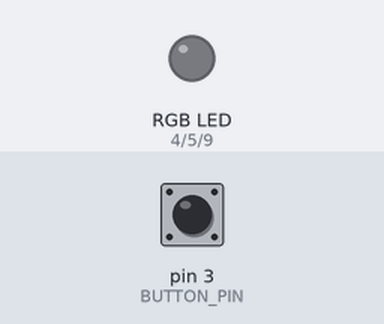
Recording of a sketch running on a simulated Arduino Uno, built with avr-gcc and run on an emulated ATmega328P. Parts: an RGB LED mixed from three pins (HIGH = lit). The test bench sets the inputs (shaded band); at power-on: pin 3 (BUTTON_PIN) HIGH.

Above: at 1.2 s.
1.3 s: pin 3 (BUTTON_PIN) pulled LOW for 0.15 s
At 1.7 s:
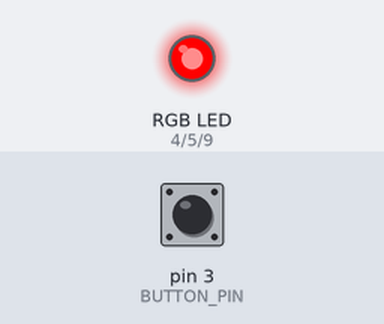
4.3 s: pin 3 (BUTTON_PIN) pulled LOW for 1 s
At 4.6 s:
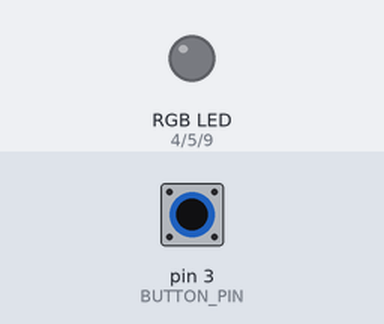
6.8 s: pin 3 (BUTTON_PIN) pulled LOW for 3.2 s
At 7.7 s:
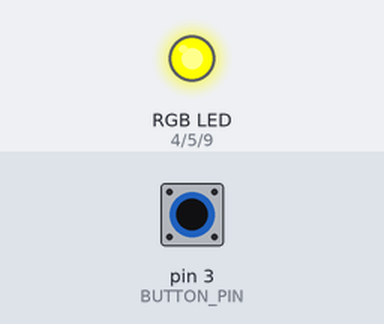
Timing chart, 0 to 17.5 s (numbered marks = the images above; inputs shaded):
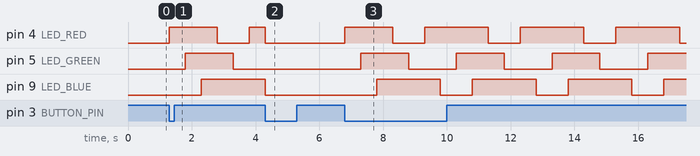

The sketch:

Microprocessors_Lab2_Q2.ino
```cpp
//Documentation: I used Claude for runLEDSequence function

#define LED_RED     4 //define buttons and LED pins
#define LED_GREEN   5
#define LED_BLUE    9 //not real, just a placeholder

#define BUTTON_PIN  3
#define STEP_DELAY  500   // 0.5 sec between steps

volatile bool gRunSequence = false; //start sequence off
volatile bool gButtonFlag = false;

int gState = 0;

void setup() {
  pinMode(LED_RED, OUTPUT); //LEDs are outputs
  pinMode(LED_GREEN, OUTPUT);
  pinMode(LED_BLUE, OUTPUT);

  pinMode(BUTTON_PIN, INPUT_PULLUP); //Button is input

  attachInterrupt(digitalPinToInterrupt(BUTTON_PIN), isr_buttonPress, FALLING); //set interrupt with falling edge for button
}

void loop() {

  if (gButtonFlag) {
    gButtonFlag = false;
    gRunSequence = !gRunSequence;   // toggle sequence ON/OFF
  }

  if (gRunSequence) { //when button is pressed an odd number of times, run sequence (state is 1)
    runLEDSequence();
    delay(STEP_DELAY);
  } else {
    turnOffLEDs(); //when not running, set LEDs to off
  }
}

void runLEDSequence() { //set each state of LEDs and sequence

  switch (gState) { //used Claude for this part as this wasn't the learning portion of activity
    case 0: // R
      digitalWrite(LED_RED, HIGH);
      digitalWrite(LED_GREEN, LOW);
      digitalWrite(LED_BLUE, LOW);
      break;

    case 1: // RG
      digitalWrite(LED_RED, HIGH);
      digitalWrite(LED_GREEN, HIGH);
      digitalWrite(LED_BLUE, LOW);
      break;

    case 2: // RGB
      digitalWrite(LED_RED, HIGH);
      digitalWrite(LED_GREEN, HIGH);
      digitalWrite(LED_BLUE, HIGH);
      break;

    case 3: // GB
      digitalWrite(LED_RED, LOW);
      digitalWrite(LED_GREEN, HIGH);
      digitalWrite(LED_BLUE, HIGH);
      break;

    case 4: // B
      digitalWrite(LED_RED, LOW);
      digitalWrite(LED_GREEN, LOW);
      digitalWrite(LED_BLUE, HIGH);
      break;

    case 5: // RB
      digitalWrite(LED_RED, HIGH);
      digitalWrite(LED_GREEN, LOW);
      digitalWrite(LED_BLUE, HIGH);
      break;
  }

  gState++;
  if (gState > 5) { //reset sequence to start
    gState = 0;
  }
}

void turnOffLEDs() { //set LEDs to off when not running
  digitalWrite(LED_RED, LOW);
  digitalWrite(LED_GREEN, LOW);
  digitalWrite(LED_BLUE, LOW);
}

void isr_buttonPress() { //set Flag (which stops/starts sequence)
  gButtonFlag = true;
}
```

C_Workshop_Code_1.c
```cpp
#include <stdio.h>
#include <math.h>

//global variables
struct s_Quadratic
{
    float x1;
    float x2;
};

struct s_Quadratic quadratic(int a, int b, int c)
{
    struct s_Quadratic x;

    float w = pow(b,2)-4*a*c;

    if(w>=0){
        x.x1 = (-b + sqrt(pow(b,2)-4*a*c))/(2*a);
        x.x2 = (-b - sqrt(pow(b,2)-4*a*c))/(2*a);}

    else{
        x.x1 = 0;
        x.x2 = 0;
        printf("Complex Roots \n");
    }

    return x;

}

int main()
{
    struct s_Quadratic y;

    y = quadratic(5, 1, -9);

    printf("Result: %.2f, %.2f", y.x1, y.x2);

    return 0;

}
```

C_Workshop_Code_2.c
```cpp
#include <stdio.h>
#include <math.h>

//global variables
struct s_Quadratic
{
    float x1;
    float x2;
};

struct s_Quadratic quadratic(int a, int b, int c)
{
    struct s_Quadratic x;

    float w = pow(b,2)-4*a*c;

    if(w>=0){
        x.x1 = (-b + sqrt(pow(b,2)-4*a*c))/(2*a);
        x.x2 = (-b - sqrt(pow(b,2)-4*a*c))/(2*a);}

    else{
        x.x1 = 0;
        x.x2 = 0;
        printf("Complex Roots \n");
    }

    return x;

}

int main()
{
    struct s_Quadratic y;

    y = quadratic(5, 1, -9);

    printf("Result: %.2f, %.2f", y.x1, y.x2);

    return 0;

}
```

Measured:
- after the input at 1.3 s, pin 4 (LED_RED): LOW → HIGH at once, → LOW 1.5 s later, → HIGH 1.0 s later; pin 5 (LED_GREEN): LOW → HIGH after 0.50 s, → LOW 1.5 s later; pin 9 (LED_BLUE): LOW → HIGH after 1.0 s
- after the input at 4.3 s, pin 4 (LED_RED): HIGH → LOW after 0.00 s instead of 1.5 s; pin 5 (LED_GREEN): stays LOW (without the input it goes to HIGH after 0.50 s); pin 9 (LED_BLUE): goes on until 4.3 s, then stays LOW
- after the input at 6.8 s, pin 4 (LED_RED): LOW → HIGH at once, then repeats every 3.0 s: LOW 1.0 s, HIGH 2.0 s; pin 5 (LED_GREEN): alternates HIGH for 1.5 s and LOW for 1.5 s, starting after 0.50 s; pin 9 (LED_BLUE): alternates HIGH for 2.0 s and LOW for 1.0 s, starting after 1.0 s
